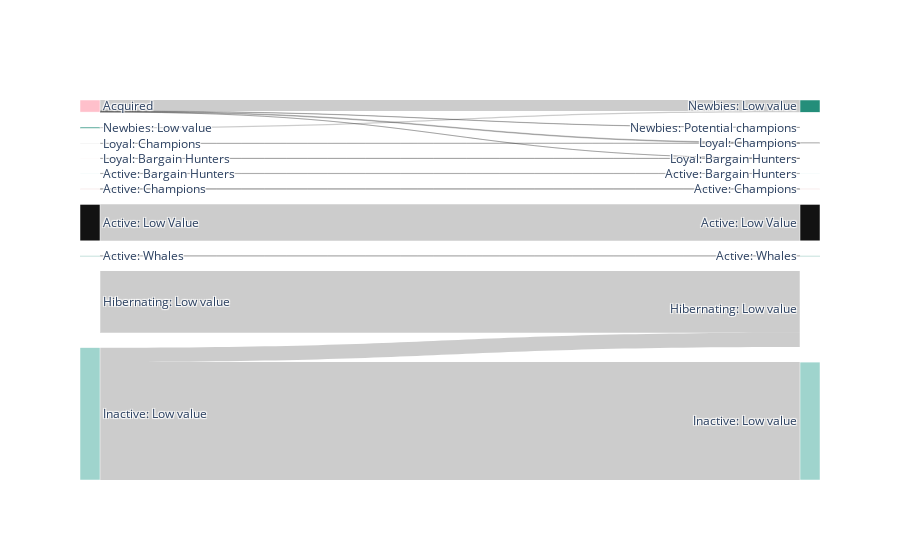

Notebook source saved alongside this figure:
### Code cell
fig = go.Figure(data=[go.Sankey(
    node = dict(
      pad = 15,
      thickness = 20,
      line = dict(color = "white", width = 0.5),
      label = rlabels, 
      color = rcolours
    ),
    link = dict(
      source = list(segment_change_vols['new last month']), #these are the first index locations rather than the source number --> this is because it need st to use the iundex to find the right value
      target = list(segment_change_vols['new this month']), #these are the min index locations too but of what should appear on the right hand side
      value =  segment_change_vols['value']
  ))])
fig.show()

### Figure 1 — Plotly figure (JSON) as saved in the notebook; plotly's stock layout.template omitted (floating-point values rounded to 4 significant figures)
{"data": [{"link": {"source": [0, 0, 0, 0, 4, 5, 6, 7, 8, 9, 9, 11, 12, 13], "target": [14, 15, 16, 17, 18, 19, 20, 21, 22, 22, 24, 14, 15, 16], "value": [6, 41, 635, 15, 12, 44, 2102, 12, 3547, 831, 6791, 1, 2, 71]}, "node": {"color": ["pink", "pink", "pink", "pink", "#9FD4CD", "#EECFCE", "#121212", "#248E7A", "white", "#9FD4CD", "#9FD4CD", "#EECFCE", "#121212", "#248E7A", "#EECFCE", "#121212", "#248E7A", "black", "#9FD4CD", "#EECFCE", "#121212", "#248E7A", "white", "white", "#9FD4CD", "#EECFCE", "#121212", "#248E7A"], "label": ["Acquired", "Acquired", "Acquired", "Acquired", "Active: Bargain Hunters", "Active: Champions", "Active: Low Value", "Active: Whales", "Hibernating: Low value", "Inactive: Low value", "Inactive: Low value", "Loyal: Bargain Hunters", "Loyal: Champions", "Newbies: Low value", "Loyal: Bargain Hunters", "Loyal: Champions", "Newbies: Low value", "Newbies: Potential champions", "Active: Bargain Hunters", "Active: Champions", "Active: Low Value", "Active: Whales", "Hibernating: Low value", "Hibernating: Low value", "Inactive: Low value", "Loyal: Bargain Hunters", "Loyal: Champions", "Newbies: Low value"], "line": {"color": "white", "width": 0.5}, "pad": 15, "thickness": 20}, "type": "sankey"}], "layout": {"autosize": true}}
